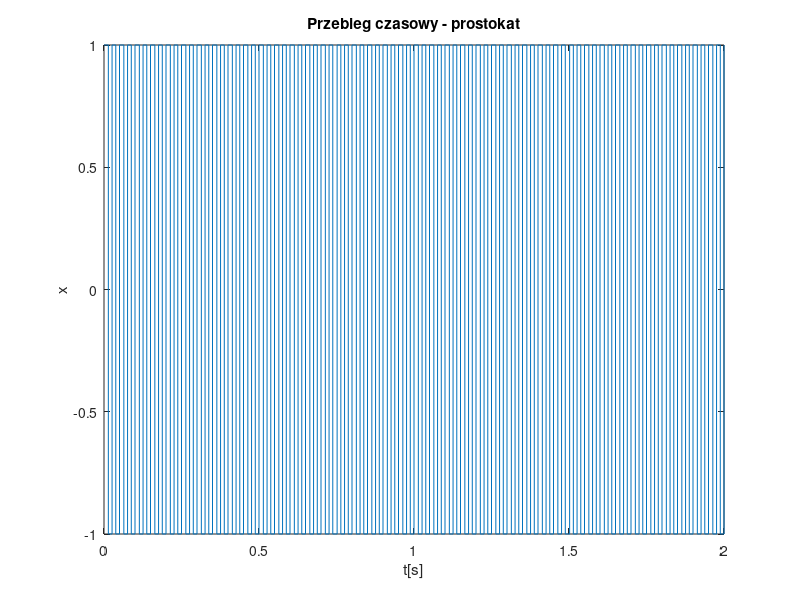
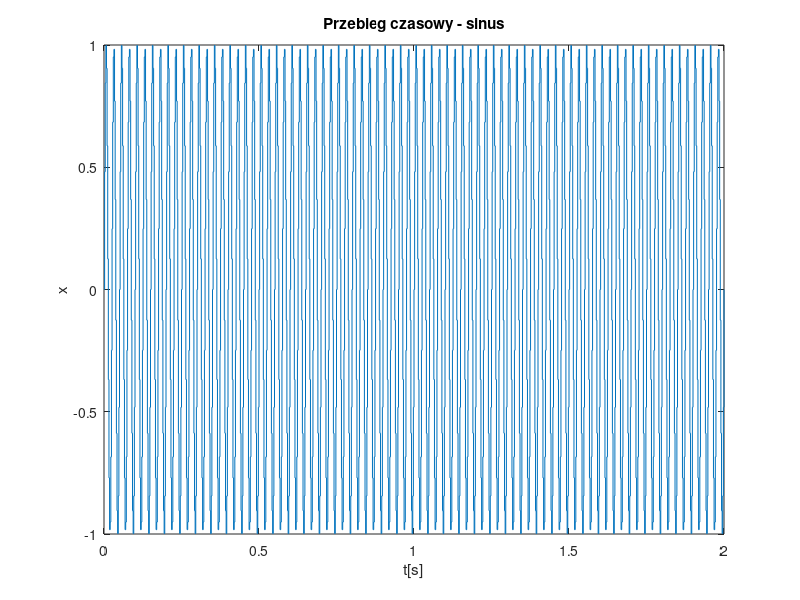
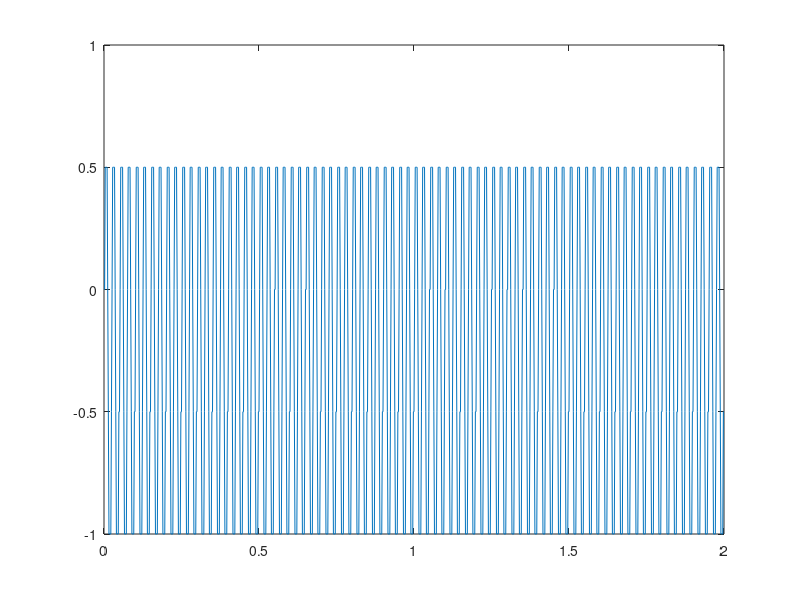
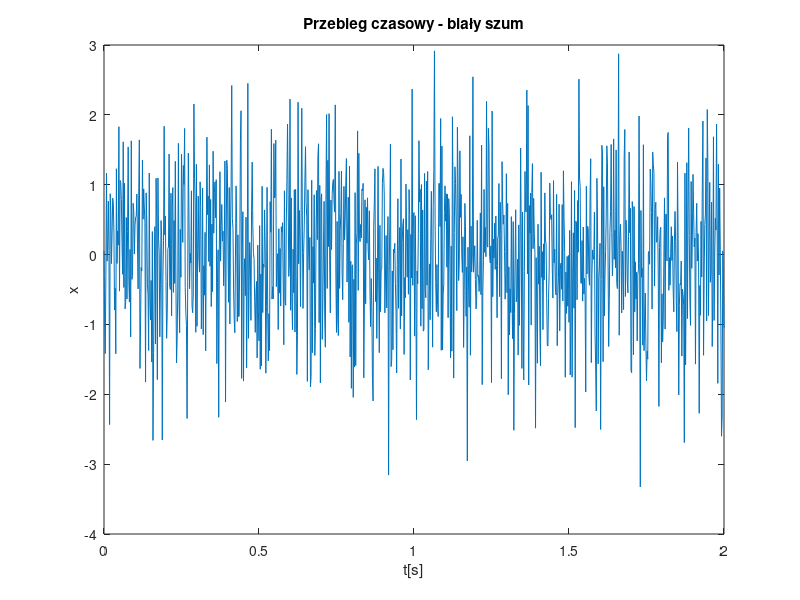

Write the MATLAB code that produced these figures, in order. (Note: this script raises an error after producing the figures.)
%{
    LABORATORIUM PCPS
    DAWID TOBOR
%}

%% ZADANIE 1
clear variables;
close all;
clc;

fp = 500; % Czestotliwosc probkowania
f = 40; % Czestotliwosc sygnalu
A = 1; % Amplituda sygnalu 
N = fp;

i = (0:1000) / fp; % Wektor dyskretny czasu

% Prostokat
figure;
wykresProstokat = A * square(2 * pi * f * i);
stairs(i, wykresProstokat);
title('Przebieg czasowy - prostokat');
ylabel('x');
xlabel('t[s]');

% Sinus
figure;
wykresSinus = A * sin(2 * pi * f * i);
stairs(i, wykresSinus);
title('Przebieg czasowy - sinus');
ylabel('x');
xlabel('t[s]');

%Kwantyzacja
kwant = uencode(wykresSinus, 2);
kwant = udecode(kwant, 2);
figure;
plot(i, kwant);

% Bialy szum
figure;
wykresBialySzum = randn(1001, 1);
plot(i, wykresBialySzum);
title('Przebieg czasowy - biały szum');
ylabel('x');
xlabel('t[s]');

fft_x = fft(wykresSinus, fp)/N;
gwm_x = 20*log10(abs(fft_x));
figure;
plot((0:fp/2), gwm_x(1:fp/2+1));

%% zad 2
x = importdata('../Materiały/syg_2018/sygnaly_00/syg06_3000Hz');
fp = 7000;
N = fp;
fn=fp/2;
pr=[0:1:fp-1];
X = fft(x,fp);
GWM = (abs(X).^2)/N
plot(0:fn,10*log10(GWM(1:fn+1)))
title('GWM')
ylabel('dB');
xlabel('f[Hz]');

fft_x = fft(x, fp)/N;
gwm_x = 20*log10(abs(fft_x));
figure;
plot((0:fp/2), gwm_x(1:fp/2+1));

figure;
fp=10000;
t=(0:99)/fp;
plot(t,x(1:100));
xlabel('t[s]');
title('przebieg czasowy');
ylabel('Amplituda');

%% zad 3
N=fp;
fn=fp/2;
pr=[0:1:fp-1];
%GWM dla sin
x=sin(2*pi*fx/fp*pr);
X=fft(x,fp);
GWM=(abs(X).^2)/N
plot(0:fn,10*log10(GWM(1:fn+1)))
title('GWM dla sin')
ylabel('dB');
xlabel('f[Hz]');

%GWM dla dla prost
x=square(2*pi*fx/fp*pr)
X=fft(x,fp);
GWM=(abs(X).^2)/N
title('GWM dla prost')
ylabel('dB');
xlabel('f[Hz]');
plot(0:fn,(GWM(1:fn+1))) %dla prostokatnego w skali liniowej

%GWM dla bia�ego sumu
x=randn(fp,1)
X=fft(x,fp);
GWM=(abs(X).^2)/N
plot(0:fn,10*log10(GWM(1:fn+1)))
title('GWM dla szumu')
ylabel('dB');
xlabel('f[Hz]');

%% zad 4 
fx = 50;
N = fp;
fp=10000;
pr=[0:1:fp-1];
x=sin(2*pi*fx/fp*pr);
t=(0:fp-1)/fp;
 
kwant = uencode(x,8);
kwant = udecode(kwant,8);
plot(t,kwant);
figure;
X=fft(kwant,fp);
GWM=(abs(X).^2)/N
plot(0:fx,10*log10(GWM(1:fx+1)))

%% zad 5

fp = 100000; % cz�stotliwo�� pr�bkowania (Hz)
fn = fp / 2;
L = 125; % liczba pr�bek
t = (0:L-1)/fp; % Wektor czasu

x5 = sin(2*pi*250*t) + sin(2*pi*450*t) + sin(2*pi*1000*t) + sin(2*pi*2033*t) + sin(2*pi*4900*t);
x51 = decimate(x5, 2);
x52 = decimate(x5, 3);
x53 = decimate(x5, 4);

plot((fp*t), x51)
title('Wykres sygna�u wielosinusoidalnego')
xlabel('czas dyskretny [pr�bki]')
ylabel('warto�� sygna�u')
grid on

X = fft(x51, fp);
GWM = abs(X).^2 / L;
plot(0:fn, 10*log10(GWM(1:fn+1)))
title('GWM')
xlabel('f [Hz]')
ylabel('dB')
grid on


